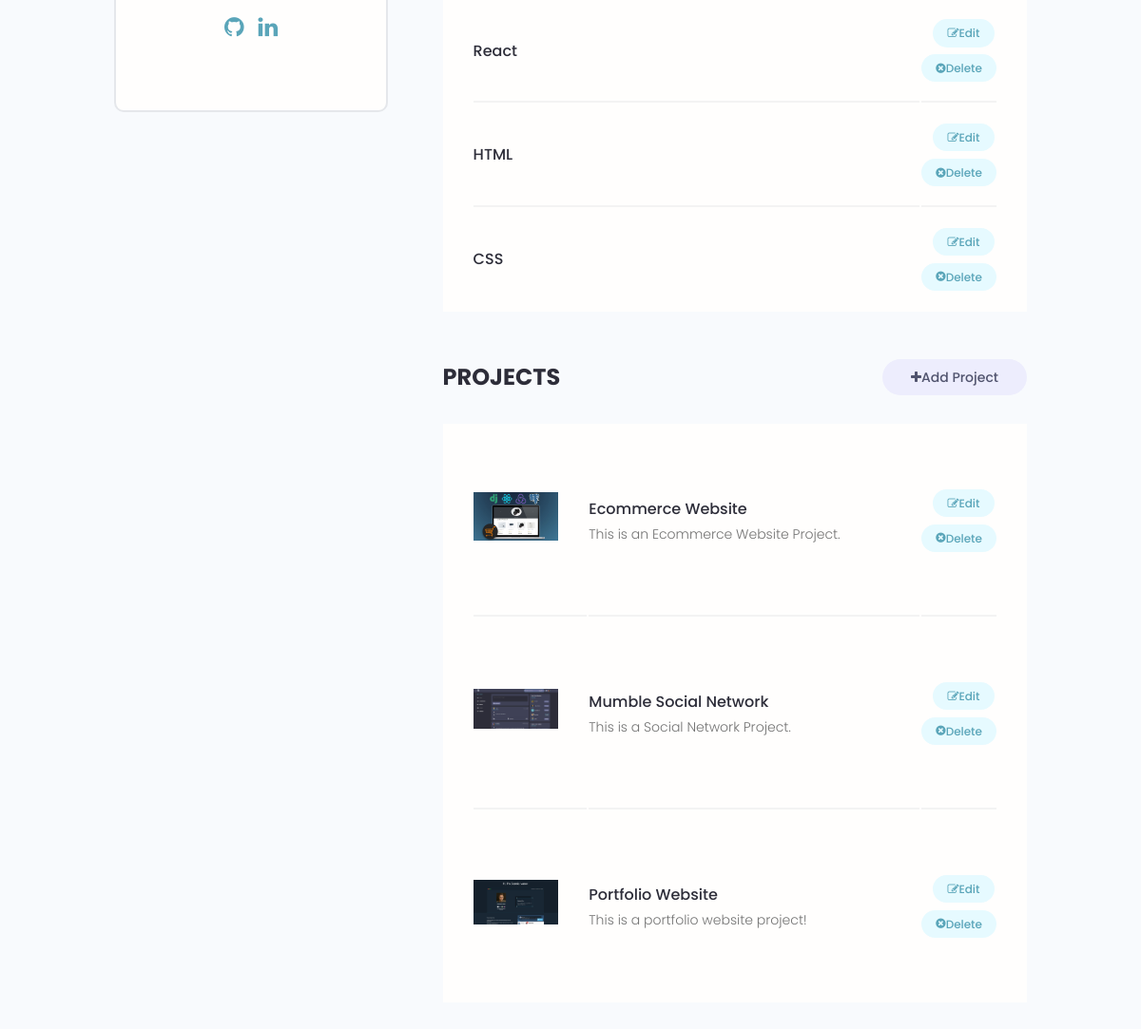
/account/ (signed in, lower part), run on an earlier commit of the app's database.
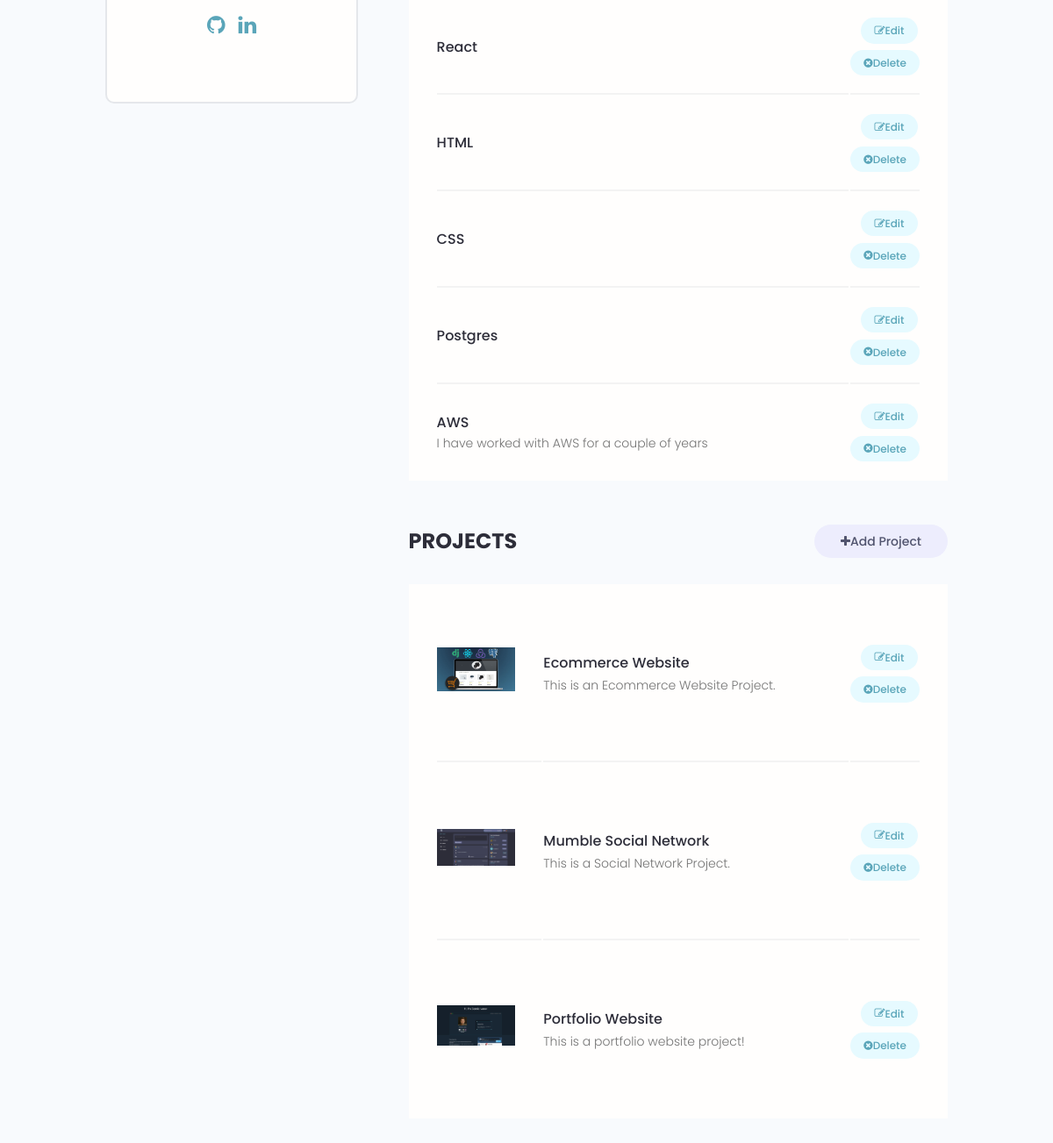
And on a later commit of the database.
### usersApp/models.py (models this page shows, shortened)
class Skill(models.Model):
    owner = models.ForeignKey(Profile, on_delete=models.CASCADE, null=True, blank=True) # A user / profile can have many skills
    name = models.CharField(max_length=200, null=True, blank=True)
    description = models.TextField(null=True, blank=True)
    created = models.DateTimeField(auto_now_add=True)
    id = models.UUIDField(default=uuid.uuid4, unique=True, primary_key=True, editable=False)

### projectsApp/models.py (models this page shows, shortened)
class Project(models.Model):
    owner = models.ForeignKey(Profile, null=True, blank=True, on_delete=models.SET_NULL) # We want to connect a project to a specific user profile - many-to-one relationship
    title = models.CharField(max_length=200)   # By default null=False - required to enter data in this field (for the database)
    description = models.TextField(null=True, blank=True)  # Does NOT require to enter data in this field! blank is the same but for django form to be submitted! We can submit a form without adding this!
    featured_image = models.ImageField(null=True, blank=True, default="default.jpg") # B/c its in "images" folder no need to specify path, otherwise path needed
    demo_link = models.CharField(max_length=2000, null=True, blank=True)
    source_link = models.CharField(max_length=2000, null=True, blank=True)
    tags = models.ManyToManyField('Tag', blank=True)  # The tag can be connected to many models
    vote_total = models.IntegerField(default=0, null=True, blank=True)
    vote_ratio = models.IntegerField(default=0, null=True, blank=True)
    created = models.DateTimeField(auto_now_add=True)
    id = models.UUIDField(default=uuid.uuid4, unique=True, primary_key=True, editable=False)

### usersApp/views.py (the view)
# urls.py: path('account/', views.userAccount, name="account"),
@login_required(login_url='login')
def userAccount(request):
    profile = request.user.profile
    skills =  profile.skill_set.all()
    projects = profile.project_set.all()
    context = {'profile':profile, 'skills':skills, 'projects':projects}
    return render(request, 'usersApp/account.html', context)

### usersApp/templates/usersApp/account.html (shortened to what this page needs)
{% extends 'main.html' %}
{% block content %}
  <main class="settingsPage profile my-md">
    <div class="container">
      <div class="layout">
        <div class="column column--1of3">
          <div class="card text-center">
            <div class="card__body dev">
              <ul class="dev__social">
                {% if profile.social_github %}
                <li>
                  <a title="Github" href="{{profile.social_github}}" target="_blank"><i class="fa fa-github" style="font-size:24px"></i></a>
                </li>
                {% endif %}
                {% if profile.social_linkedin %}
                <li>
                  <a title="LinkedIn" href="{{profile.social_linkedin}}" target="_blank"><i class="fa fa-linkedin" style="font-size:24px"></i></a>
                </li>
                {% endif %}
              </ul>
            </div>
          </div>
        </div>
        <div class="column column--2of3">
          <table class="settings__table">
            {% for skill in skills %}
            <tr>
              <td class="settings__tableInfo">
                <h4>{{skill.name}}</h4>
                <p>
                  {{skill.description}}
                </p>
              </td>
              <td class="settings__tableActions">
                <a class="tag tag--pill tag--main settings__btn" href="#"><i class="fa fa-edit"></i>   Edit</a>
                <a class="tag tag--pill tag--main settings__btn" href="#"><i class="fa fa-times-circle"></i>  Delete</a>
              </td>
            </tr>
            {% endfor %}
          </table>
          <div class="settings">
            <h3 class="settings__title">Projects</h3>
            <a class="tag tag--pill tag--sub settings__btn tag--lg" href="{% url 'create-project' %}"><i class="fa fa-plus"></i>Add Project</a>
          </div>
          <table class="settings__table">
            {% for project in projects %}
            <tr>
              <td class="settings__thumbnail">
                <a href="{% url 'project' project.id %}"><img src="{{project.featured_image.url}}" alt="Project Thumbnail" /></a>
              </td>
              <td class="settings__tableInfo">
                <a href="{% url 'project' project.id %}">{{project.title}}</a>
                <p>
                   {{project.description|slice:"150"}}
                </p>
              </td>
              <td class="settings__tableActions">
                <a class="tag tag--pill tag--main settings__btn" href="{% url 'update-project' project.id %}"><i class="fa fa-edit"></i> Edit</a>
                <a class="tag tag--pill tag--main settings__btn" href="{% url 'delete-project' project.id %}"><i class="fa fa-times-circle"></i>
                  Delete</a>
              </td>
            </tr>
            {% endfor  %}
          </table>
        </div>
      </div>
    </div>
  </main>
{% endblock content %}

What changed in the data, as far as the page shows it:
added Skill: name "Postgres"
added Skill: name "AWS", description "I have worked with AWS for a couple of years"
